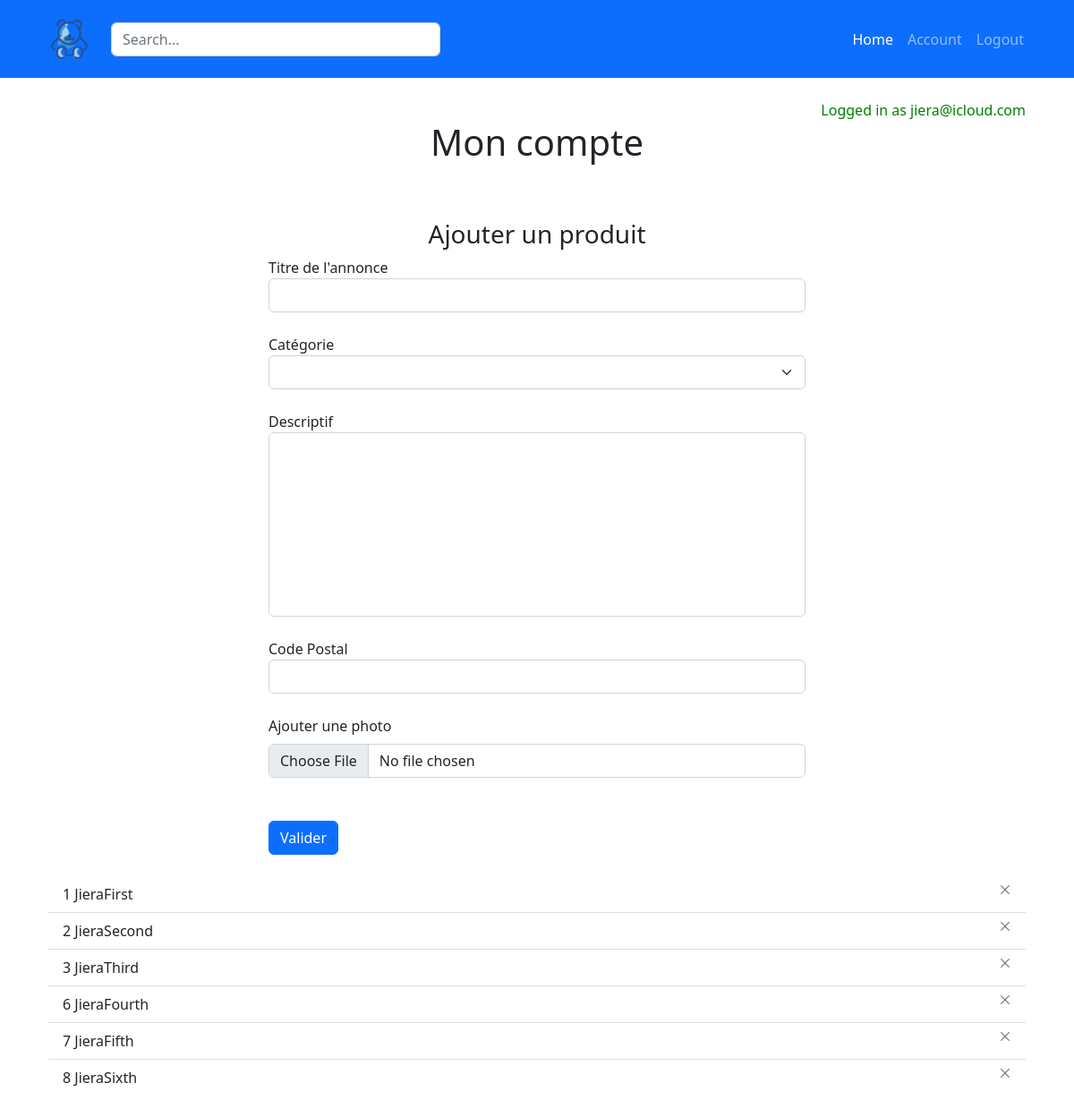
Page /account (signed in) on the earlier database version.
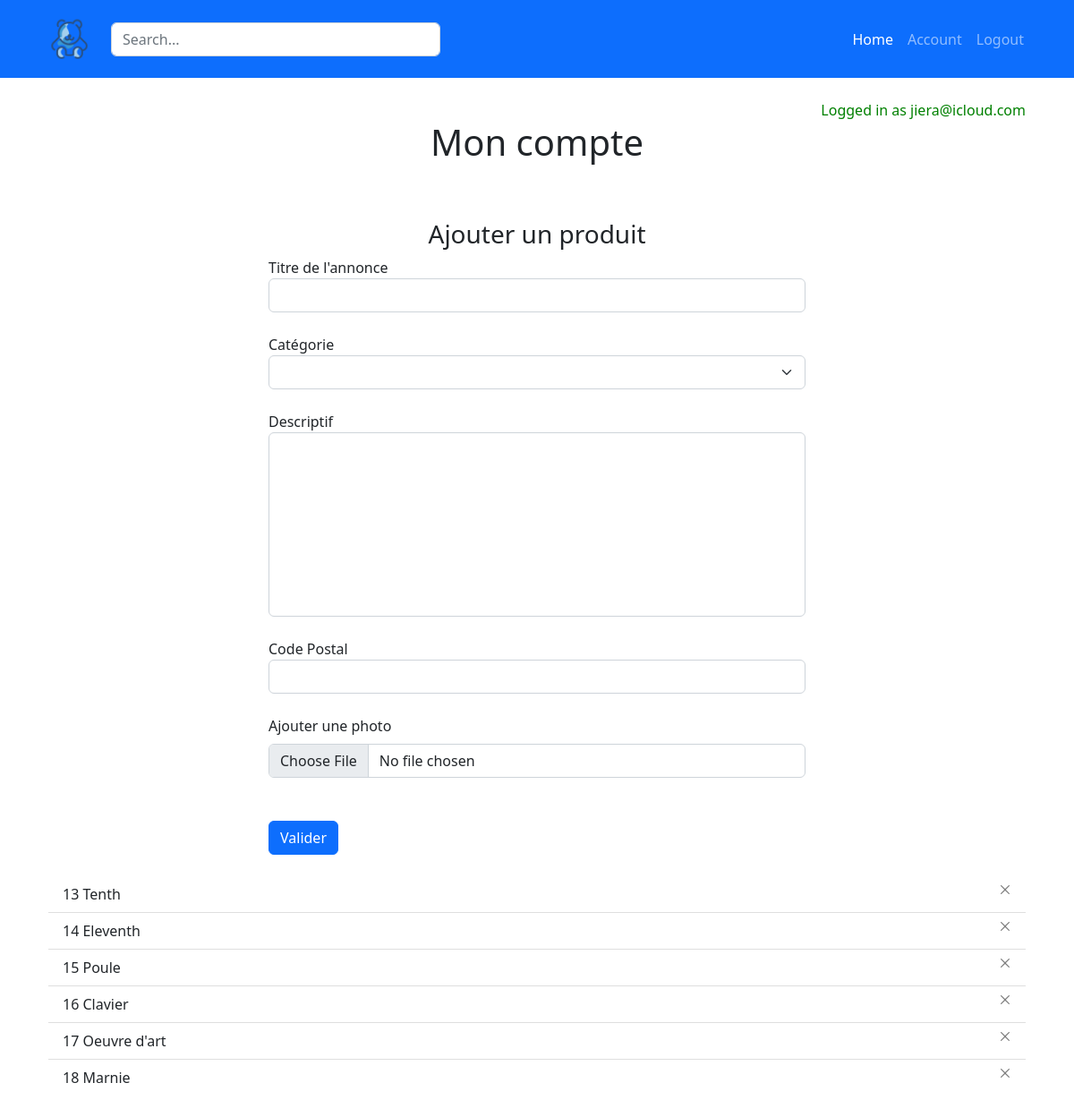
Same page on the later database version.
### website/models.py (models this page shows)
class User(db.Model, UserMixin):
    id = db.Column(db.Integer, primary_key=True)
    email = db.Column(db.String(150), unique=True)
    password = db.Column(db.String(150))
    first_name = db.Column(db.String(150))
    products = db.relationship('Product')

class Product(db.Model):
    id = db.Column(db.Integer, primary_key=True)
    title = db.Column(db.String(100))
    pictures = db.Column(db.String(150))
    description = db.Column(db.String(5000))
    city = db.Column(db.String(150))
    category = db.Column(db.String(100))
    shipping_fee = db.Column(db.Integer)
    date = db.Column(db.DateTime(timezone=True), default=func.now())
    user_id = db.Column(db.Integer, db.ForeignKey('user.id'))

### website/views.py (the view, shortened to what this page needs)
@views.route('/account', methods=['POST', 'GET'])
def upload_product():
    return render_template("account.html", user=current_user)

### website/__init__.py (called while the page is built)
def create_app():
    app.config['SECRET_KEY'] = 'zajeoazu!ecàapzh'
    app.config['SQLALCHEMY_DATABASE_URI'] = f'sqlite:///{DB_NAME}'
    app.config['UPLOAD_FOLDER'] = UPLOAD_FOLDER
    db.init_app(app)
    from .views import views
    from .auth import auth
    app.register_blueprint(views, url_prefix="/")
    app.register_blueprint(auth, url_prefix="/")
    from .models import User, Product
    create_database(app)
    login_manager = LoginManager()
    login_manager.login_view = 'auth.login'
    login_manager.init_app(app)
    @login_manager.user_loader
    def load_user(id):
        return User.query.get(int(id))
    return app

### website/templates/account.html (shortened to what this page needs)
{% extends "base.html" %}
{% block content %}
    <div class="container my-4">
        <div align="right" style="color: green;">Logged in as {{ user.email }}</div>
        <h1 align="center">Mon compte</h1>
        <br />
        <form method="POST" enctype="multipart/form-data">
            <div style="max-width:600px; margin:auto;">
                <h3 align="center" style="margin-top:30px">Ajouter un produit</h3>
                <div class="form-group">
                    <label for="product-title">Titre de l'annonce</label>
                    <input type="text" class="form-control" id="product-title" name="product-title" required="true"/>
                </div>
                <br />
                <label for="product-category">Catégorie</label>
                <select class="form-select" aria-label="Default select example" name="product-category">
                    <option selected></option>
                    <option value="Jouets">Jouets</option>
                </select>
                <br />
                <div class="form-group">
                    <label for="product-description">Descriptif</label>
                    <textarea name="product-description" class="form-control" id="product-description" name="product-description" rows="8" style="resize:none;"/></textarea>
                </div>
                <br />
                <div class="form-group">
                    <label for="product-city">Code Postal</label>
                    <input type="text" class="form-control" id="product-city" name="product-city" required="true"/>
                </div>
                <br />
                <label class="form-label" for="customFile">Ajouter une photo</label>
                <input type="file" class="form-control" id="customFile" name="file"/>
                <br /><br />
                <button type="submit" class="btn btn-primary">Valider</button>
            </div>
        </form>
        <br />
        <ul class="list-group list-group-flush" id="products">
            {% for product in user.products %}
            <li class="list-group-item d-flex justify-content-between">{{ product.id }} {{ product.title }}
                <button type="button" class="btn-close" style="font-size:10px" aria-label="Close" onClick="deleteProduct({{ product.id }})"></button>
            </li>
            {% endfor %}
        </ul>
    </div>
{% endblock%}

### website/templates/base.html (shortened to what this page needs)
<!DOCTYPE html>
<html>
    <head>
        <link
        href="https://cdn.jsdelivr.net/npm/bootstrap@5.2.3/dist/css/bootstrap.min.css"
        rel="stylesheet"
>
    </head>
    <body>
    <header>
        <nav class="navbar navbar-expand-lg navbar-dark bg-primary">
            <div class="container-fluid px-5">
                <a class="navbar-brand" href="#">
                    <img src="../static/img/logo.png" alt="logo" width="60" class="d-inline-block align-text-top">
                </a>
                <form class="col-4 nav" role="search">
                    <input type="search" class="form-control" placeholder="Search..." aria-label="Search">
                </form>
                <div class="collapse navbar-collapse justify-content-end" id="navbarNav" aria-expanded="false">
                    <ul class="navbar-nav">
                        {% if user.is_authenticated %}
                        <li class="nav-item">
                            <a class="nav-link active" aria-current="page" href="/">Home</a>
                        </li>
                        <li class="nav-item">
                            <a class="nav-link" href="/account">Account</a>
                        </li>
                        <li class="nav-item">
                            <a class="nav-link" href="/logout">Logout</a>
                        </li>
                        {% else %}
                        <button type="button" class="btn btn-outline-dark me-2" id="login" onclick="location.href='/login'">Login</button>
                        <button type="button" class="btn btn-warning" id="signup" onclick="location.href='/signup'">Sign up</button>
                        {% endif %}
                    </ul>
                </div>
            </div>
        </nav>
    </header>
        <div class="container">
            {% block content %}
            {% endblock%}
        </div>
    </body>
</html>

Differences in the rows shown:
removed Product: id "1", title "JieraFirst"
removed Product: id "2", title "JieraSecond"
removed Product: id "3", title "JieraThird"
removed Product: id "6", title "JieraFourth"
removed Product: id "7", title "JieraFifth"
removed Product: id "8", title "JieraSixth"
added Product: id "13", title "Tenth"
added Product: id "14", title "Eleventh"
added Product: id "15", title "Poule"
added Product: id "16", title "Clavier"
added Product: id "17", title "Oeuvre d'art"
added Product: id "18", title "Marnie"
